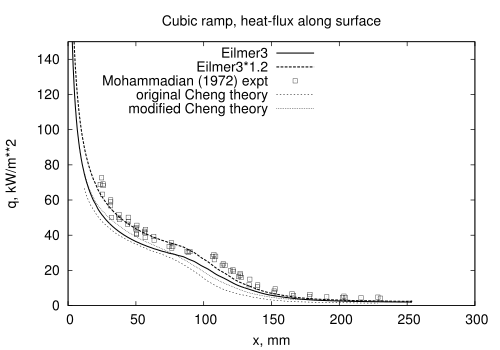

This figure's gnuplot source:
# surface-heat-transfer.gnuplot
set term postscript eps 20
set output 'surface-heat-transfer.eps'
set title 'Cubic ramp, heat-flux along surface'
set ylabel 'q, kW/m**2'
set xlabel 'x, mm'
set yrange [0:150]
set key top left
plot './my-surface.data' using ($10*1000):($2/1000) with lines \
     lw 3.0 title 'Eilmer3', \
     './my-surface.data' using ($10*1000):($2/1000*1.2) with lines \
     lw 3.0 lt 2 title 'Eilmer3*1.2', \
     './notes/mohammadian-figure-13-heat-flux.data' \
     using ($1*25.4):($2*11.4) \
     title 'Mohammadian (1972) expt' with points pt 4, \
     './notes/mohammadian-figure-13-original-cheng-theory.data' \
     using ($1*25.4):($2*11.4) \
     title 'original Cheng theory' with lines lw 1.5 lt 3, \
     './notes/mohammadian-figure-13-modified-cheng-theory.data' \
     using ($1*25.4):($2*11.4) \
     title 'modified Cheng theory' with lines lw 1.5 lt 4
